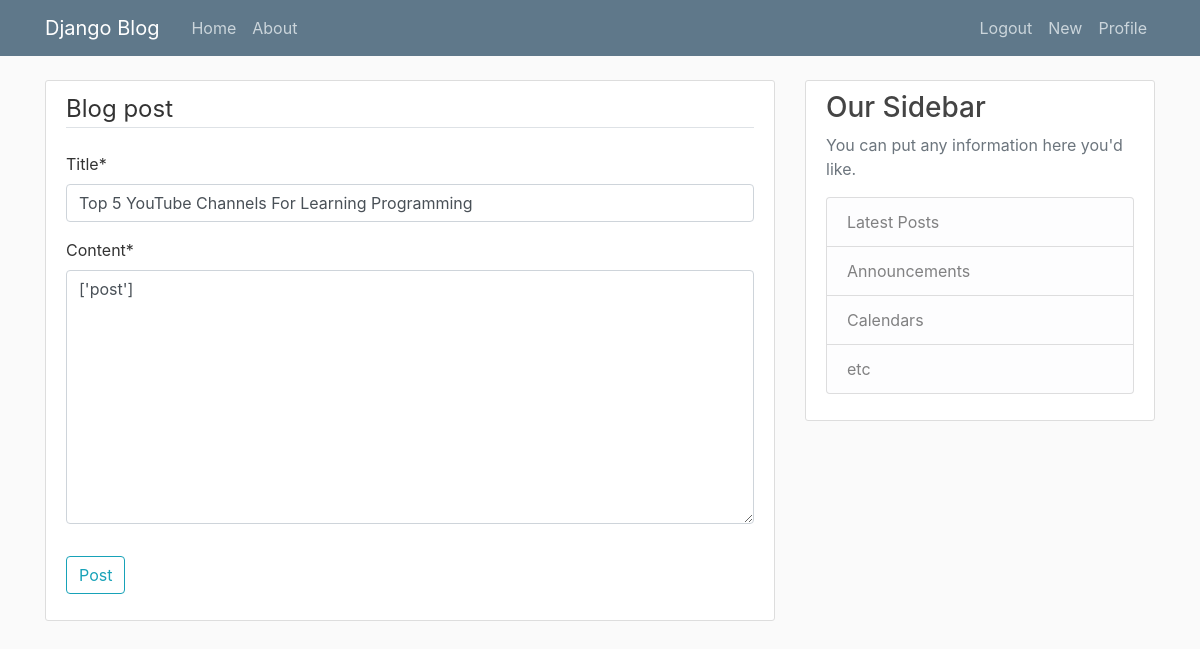
The app's page /post/28/update/ (signed in) with its own data.
### blog/models.py (models this page shows, shortened)
class Post(models.Model):
    title=models.CharField(max_length=100)
    content=models.TextField()
    date_posted=models.DateTimeField(default=timezone.now)
    author=models.ForeignKey(User, on_delete=models.CASCADE)

### blog/views.py (the view, shortened to what this page needs)
# urls.py: path('post/<int:pk>/update/', PostUpdateView.as_view(), name='post-update'),
class PostUpdateView(LoginRequiredMixin,UserPassesTestMixin,UpdateView):
    model = Post
    fields=['title','content']
    template_name = 'post_form.html'
    def test_func(self):
        post = self.get_object()
        if self.request.user == post.author:
            return True
        return False

### templates/post_form.html (shortened to what this page needs)
{% extends "base.html" %}
{% load crispy_forms_tags %}
{% block content %}
    <div class="content-section">
        <form method="POST">
            <fieldset class="form-group">
                <legend class="border-bottom mb-4">Blog post</legend>
                {{ form|crispy }}
            </fieldset>
            <div class="form-group">
                <button class="btn btn-outline-info" type="submit">Post</button>
            </div>
        </form>
    </div>
{% endblock content %}

### static/main.css (style rules this page uses)
body { background: #fafafa; color: #333333; margin-top: 5rem; }
.content-section { background: #ffffff; padding: 10px 20px; border: 1px solid #dddddd; border-radius: 3px; margin-bottom: 20px; }

### records on screen
Post: title "Top 5 YouTube Channels For Learning Programming", content "['post']"
